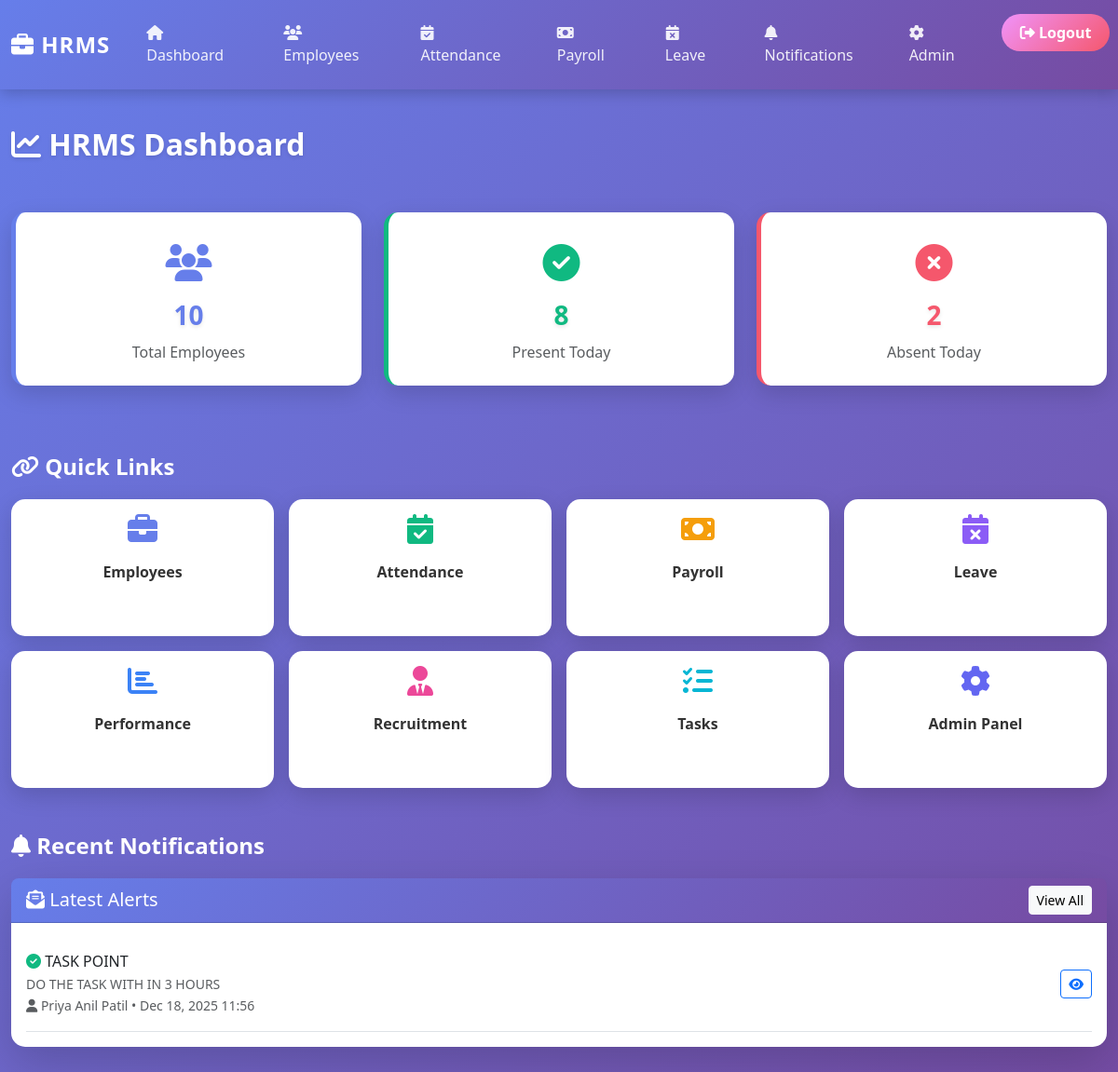
Screenshot of / (signed in) with the database file from the repository.
### notification/models.py (models this page shows, shortened)
class Notification(models.Model):
    title = models.CharField(max_length=200, default='Notification')
    message = models.TextField(default='')
    recipient = models.ForeignKey(Employee, on_delete=models.CASCADE, null=True, blank=True)
    is_read = models.BooleanField(default=False)
    notification_date = models.DateTimeField(default=timezone.now)
    created_at = models.DateTimeField(auto_now_add=True)
    updated_at = models.DateTimeField(auto_now=True)
    class Meta:
        verbose_name_plural = "Notifications"

### employees/models.py (models this page shows, shortened)
class Employee(models.Model):
    name = models.CharField(max_length=100)
    employee_id = models.CharField(max_length=20, unique=True)
    department = models.ForeignKey(
        Department,
        on_delete=models.SET_NULL,
        null=True
    )
    role = models.ForeignKey(
        Role,
        on_delete=models.SET_NULL,
        null=True
    )
    email = models.EmailField()
    salary = models.DecimalField(max_digits=10, decimal_places=2, default=0)
    date_of_joining = models.DateField(default=now)

### dashboard/views.py (the view)
# urls.py: path('', views.dashboard, name='dashboard'),
@login_required
def dashboard(request):
    total_employees = Employee.objects.count()
    today = date.today()
    present_today = Attendance.objects.filter(date=today, status='Present').count()
    absent_today = max(0, total_employees - present_today)
    recent_notifications = Notification.objects.all().order_by('-notification_date')[:5]
    unread_notifications = Notification.objects.filter(is_read=False).count()
    return render(request, 'dashboard/dashboard.html', {
        'total_employees': total_employees,
        'present_today': present_today,
        'absent_today': absent_today,
        'recent_notifications': recent_notifications,
        'unread_notifications': unread_notifications,
    })

### dashboard/templates/dashboard/dashboard.html (shortened to what this page needs)
{% extends 'base.html' %}
{% block content %}
<div class="row mb-4">
    <div class="col-12">
        <h1 class="page-title"><i class="fas fa-chart-line"></i> HRMS Dashboard</h1>
    </div>
</div>
<div class="row g-4 mb-5">
    <div class="col-md-4">
        <div class="card text-center" style="border-left: 5px solid #667eea;">
            <div class="card-body py-4">
                <div style="font-size: 40px; color: #667eea; margin-bottom: 10px;">
                    <i class="fas fa-users"></i>
                </div>
                <h3 style="color: #667eea; font-weight: 700; margin: 10px 0;">{{ total_employees }}</h3>
                <p class="text-muted mb-0" style="font-size: 16px;">Total Employees</p>
            </div>
        </div>
    </div>
    <div class="col-md-4">
        <div class="card text-center" style="border-left: 5px solid #10b981;">
            <div class="card-body py-4">
                <div style="font-size: 40px; color: #10b981; margin-bottom: 10px;">
                    <i class="fas fa-check-circle"></i>
                </div>
                <h3 style="color: #10b981; font-weight: 700; margin: 10px 0;">{{ present_today }}</h3>
                <p class="text-muted mb-0" style="font-size: 16px;">Present Today</p>
            </div>
        </div>
    </div>
    <div class="col-md-4">
        <div class="card text-center" style="border-left: 5px solid #f5576c;">
            <div class="card-body py-4">
                <div style="font-size: 40px; color: #f5576c; margin-bottom: 10px;">
                    <i class="fas fa-times-circle"></i>
                </div>
                <h3 style="color: #f5576c; font-weight: 700; margin: 10px 0;">{{ absent_today }}</h3>
                <p class="text-muted mb-0" style="font-size: 16px;">Absent Today</p>
            </div>
        </div>
    </div>
</div>
<div class="row">
    <div class="col-12">
        <h4 style="color: #fff; margin-bottom: 20px; font-weight: 700;">
            <i class="fas fa-link"></i> Quick Links
        </h4>
    </div>
</div>
<div class="row g-3 mb-5">
    <div class="col-md-6 col-lg-3">
        <a href="/employees/" class="text-decoration-none">
            <div class="card text-center h-100" style="transition: all 0.3s ease;">
                <div class="card-body">
                    <i class="fas fa-briefcase" style="font-size: 32px; color: #667eea; margin-bottom: 10px;"></i>
                    <p class="fw-600 mt-2" style="color: #333;">Employees</p>
                </div>
            </div>
        </a>
    </div>
    <div class="col-md-6 col-lg-3">
        <a href="/attendance/" class="text-decoration-none">
            <div class="card text-center h-100">
                <div class="card-body">
                    <i class="fas fa-calendar-check" style="font-size: 32px; color: #10b981; margin-bottom: 10px;"></i>
                    <p class="fw-600 mt-2" style="color: #333;">Attendance</p>
                </div>
            </div>
        </a>
    </div>
    <div class="col-md-6 col-lg-3">
        <a href="/payroll/" class="text-decoration-none">
            <div class="card text-center h-100">
                <div class="card-body">
                    <i class="fas fa-money-bill" style="font-size: 32px; color: #f59e0b; margin-bottom: 10px;"></i>
                    <p class="fw-600 mt-2" style="color: #333;">Payroll</p>
                </div>
            </div>
        </a>
    </div>
    <div class="col-md-6 col-lg-3">
        <a href="/leave/" class="text-decoration-none">
            <div class="card text-center h-100">
                <div class="card-body">
                    <i class="fas fa-calendar-times" style="font-size: 32px; color: #8b5cf6; margin-bottom: 10px;"></i>
                    <p class="fw-600 mt-2" style="color: #333;">Leave</p>
                </div>
            </div>
        </a>
    </div>
    <div class="col-md-6 col-lg-3">
        <a href="/performance/" class="text-decoration-none">
            <div class="card text-center h-100">
                <div class="card-body">
                    <i class="fas fa-chart-bar" style="font-size: 32px; color: #3b82f6; margin-bottom: 10px;"></i>
                    <p class="fw-600 mt-2" style="color: #333;">Performance</p>
                </div>
            </div>
        </a>
    </div>
    <div class="col-md-6 col-lg-3">
        <a href="/recruitment/" class="text-decoration-none">
            <div class="card text-center h-100">
                <div class="card-body">
                    <i class="fas fa-user-tie" style="font-size: 32px; color: #ec4899; margin-bottom: 10px;"></i>
                    <p class="fw-600 mt-2" style="color: #333;">Recruitment</p>
                </div>
            </div>
        </a>
    </div>
    <div class="col-md-6 col-lg-3">
        <a href="/task/" class="text-decoration-none">
            <div class="card text-center h-100">
                <div class="card-body">
                    <i class="fas fa-tasks" style="font-size: 32px; color: #06b6d4; margin-bottom: 10px;"></i>
                    <p class="fw-600 mt-2" style="color: #333;">Tasks</p>
                </div>
            </div>
        </a>
    </div>
    {% if user.is_staff or user.is_superuser %}
    <div class="col-md-6 col-lg-3">
        <a href="/admin/" class="text-decoration-none">
            <div class="card text-center h-100">
                <div class="card-body">
                    <i class="fas fa-cog" style="font-size: 32px; color: #6366f1; margin-bottom: 10px;"></i>
                    <p class="fw-600 mt-2" style="color: #333;">Admin Panel</p>
                </div>
            </div>
        </a>
    </div>
    {% endif %}
</div>
<div class="row mt-5">
    <div class="col-12">
        <h4 style="color: #fff; margin-bottom: 20px; font-weight: 700;">
            <i class="fas fa-bell"></i> Recent Notifications
        </h4>
    </div>
</div>
<div class="row mb-5">
    <div class="col-12">
        <div class="card shadow-lg border-0">
            <div class="card-header" style="background: linear-gradient(135deg, #667eea 0%, #764ba2 100%); color: white; border-radius: 0.5rem 0.5rem 0 0;">
                <div class="row align-items-center">
                    <div class="col">
                        <h5 class="mb-0"><i class="fas fa-envelope-open-text"></i> Latest Alerts</h5>
                    </div>
                    <div class="col-auto">
                        <a href="/notification/" class="btn btn-sm btn-light">View All</a>
                    </div>
                </div>
            </div>
            <div class="card-body">
                {% if recent_notifications %}
                <div class="list-group list-group-flush">
                    {% for notification in recent_notifications %}
                    <div class="list-group-item px-0 py-3 border-bottom">
                        <div class="row align-items-center">
                            <div class="col">
                                <h6 class="mb-1">
                                    {% if notification.is_read %}
                                    <i class="fas fa-check-circle" style="color: #10b981;"></i>
                                    {% else %}
                                    <i class="fas fa-circle" style="color: #f59e0b;"></i>
                                    {% endif %}
                                    {{ notification.title }}
                                </h6>
                                <p class="text-muted mb-0 small">{{ notification.message|truncatewords:15 }}</p>
                                <small class="text-muted">
                                    <i class="fas fa-user"></i> {{ notification.recipient.name|default:"Admin" }} •
                                    {{ notification.notification_date|date:"M d, Y H:i" }}
                                </small>
                            </div>
                            <div class="col-auto">
                                <a href="/notification/edit/{{ notification.id }}/" class="btn btn-sm btn-outline-primary">
                                    <i class="fas fa-eye"></i>
                                </a>
                            </div>
                        </div>
                    </div>
                    {% endfor %}
                </div>
                {% else %}
                <div class="text-center py-4">
                    <i class="fas fa-inbox fa-2x text-muted mb-3" style="opacity: 0.5;"></i>
                    <p class="text-muted">No notifications yet</p>
                    <a href="/notification/add/" class="btn btn-sm btn-primary">Create Notification</a>
                </div>
                {% endif %}
            </div>
        </div>
    </div>
</div>
{% endblock %}

### employees/templates/base.html (style rules this page uses)
* { margin: 0; padding: 0; box-sizing: border-box; }
body { background: linear-gradient(135deg, #667eea 0%, #764ba2 100%); min-height: 100vh; font-family: 'Segoe UI', Tahoma, Geneva, Verdana, sans-serif; padding-bottom: 50px; }
.card { border: none; border-radius: 15px; box-shadow: 0 8px 25px rgba(0,0,0,0.15); transition: transform 0.3s ease, box-shadow 0.3s ease; background: #fff; margin-bottom: 25px; }
h1, h2, h3 { color: #fff; font-weight: 700; text-shadow: 0 2px 4px rgba(0,0,0,0.1); }
.page-title { color: #fff; margin-bottom: 30px; font-size: 32px; font-weight: 700; }

### dashboard/templates/dashboard/dashboard.html (style rules this page uses)
a .card { border: none; }
.fw-600 { font-weight: 600; font-size: 16px; }

### rows the page displays
Notification: is_read True (drawn), title "TASK POINT", message "DO THE TASK WITH IN 3 HOURS", recipient.name "Priya Anil Patil", notification_date "Dec 18, 2025 11:56"

### other values shown
{{ total_employees }} "10"
{{ present_today }} "8"
{{ absent_today }} "2"
